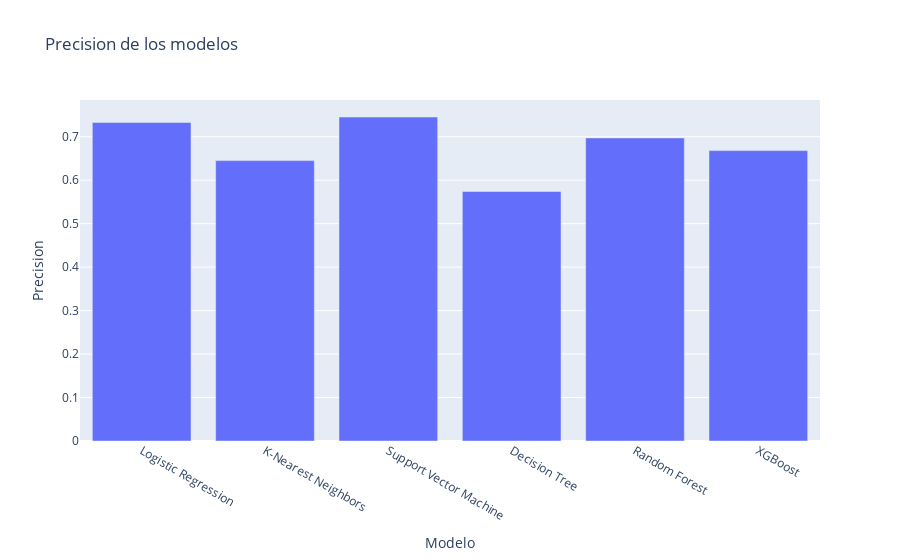

Notebook code for this chart:
### Markdown cell above
Se vuelve a mostrar las inasistencias como la variable mas importante para determinar las calificaciones.

### Code cell
# Diccionario para los modelos de clasificacion
modelos_clasificacion = {
    "Logistic Regression": LogisticRegression(),
    "K-Nearest Neighbors": KNeighborsClassifier(),
    "Support Vector Machine": SVC(),
    "Decision Tree": DecisionTreeClassifier(),
    "Random Forest": RandomForestClassifier(),
    "XGBoost": XGBClassifier(),
}

nombre_modelos = []
precision = []

# Se entrena y evalua cada modelo
for name, clf in modelos_clasificacion.items():
    clf.fit(X_train, y_train)
    score = clf.score(X_test, y_test)
    nombre_modelos.append(name)
    precision.append(score)
    print(f"{name} precision: {score:.2f}")

# Se crea un dataframe con los modelos y sus precisiones
df_models = pd.DataFrame({'Modelo': nombre_modelos, 'Precision': precision})

# Un grafico de los modelos
fig = px.bar(df_models, x='Modelo', y='Precision', title='Precision de los modelos')
fig.show()

### Figure 1 — Plotly figure (JSON) as saved in the notebook; plotly's stock layout.template omitted (floating-point values rounded to 4 significant figures)
{"data": [{"hovertemplate": "Modelo=%{x}<br>Precision=%{y}<extra></extra>", "legendgroup": "", "marker": {"color": "#636efa", "pattern": {"shape": ""}}, "name": "", "orientation": "v", "showlegend": false, "textposition": "auto", "type": "bar", "x": ["Logistic Regression", "K-Nearest Neighbors", "Support Vector Machine", "Decision Tree", "Random Forest", "XGBoost"], "xaxis": "x", "y": [0.7328, 0.6451, 0.7453, 0.5741, 0.6973, 0.6681], "yaxis": "y"}], "layout": {"barmode": "relative", "legend": {"tracegroupgap": 0}, "title": {"text": "Precision de los modelos"}, "xaxis": {"anchor": "y", "domain": [0, 1], "title": {"text": "Modelo"}}, "yaxis": {"anchor": "x", "domain": [0, 1], "title": {"text": "Precision"}}}}
